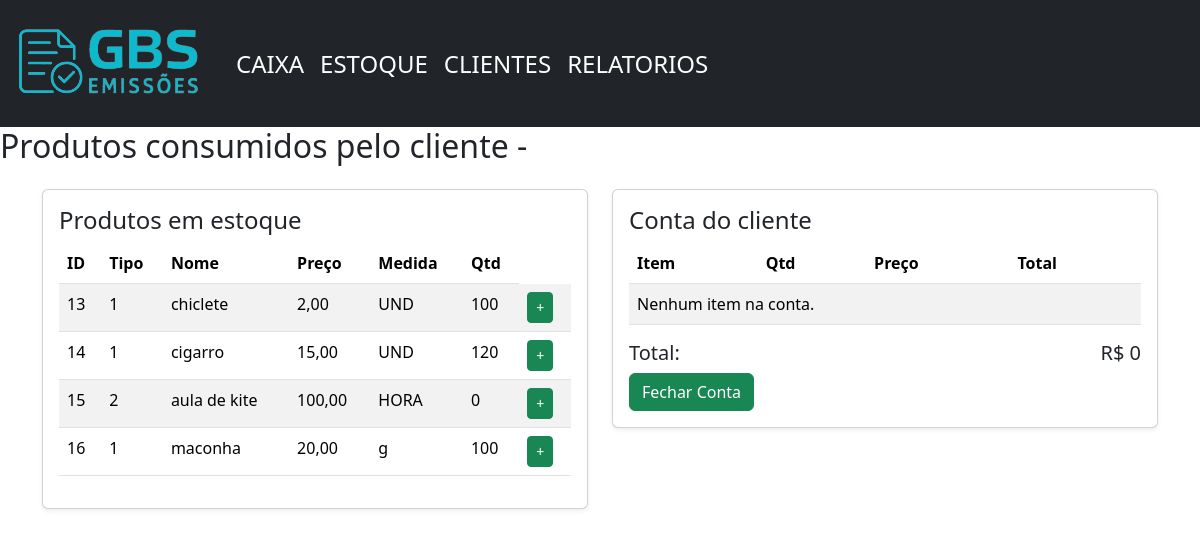
/caixa/12, run on an earlier commit of the app's database.
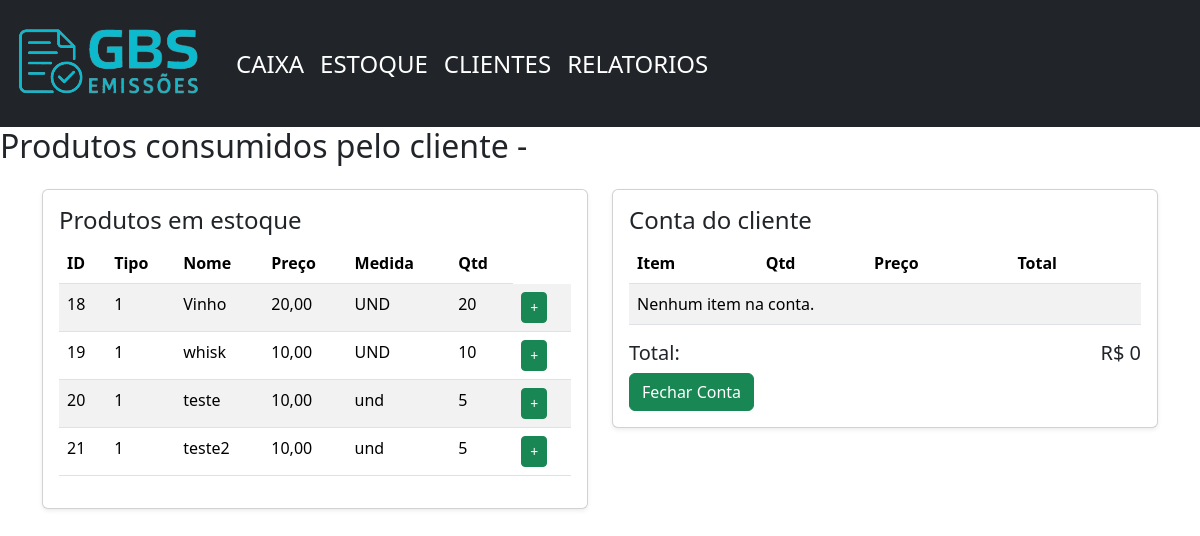
And on a later commit of the database.
### home/models.py (models this page shows)
class produtos(models.Model):
    id = models.AutoField(primary_key=True, verbose_name='ID do Produto')
    tipo = models.IntegerField(verbose_name='Tipo do Produto')
    nome = models.CharField(max_length=100, verbose_name='Nome do Produto')
    preco = models.DecimalField(max_digits=10, decimal_places=2, verbose_name='Preco')
    medida = models.CharField(max_length=5, verbose_name='Unidade de Medida')
    quantidade = models.IntegerField(verbose_name='Quantidade em Estoque')
    created_prod = models.DateTimeField(auto_now_add=True, null=True)
    update_prod = models.DateTimeField(auto_now=True)

### home/views.py (the view)
# urls.py: path('caixa/<int:id>', views.caixa_cliente, name='caixa_cliente'),
def caixa_cliente(request, id):
    todos_produtos = produtos.objects.all()
    cliente = clientes.objects.get(id_cliente=id)
    itens_cesta = (
        Cesta.objects
        .filter(cliente=cliente)
        .annotate(subtotal=ExpressionWrapper(F('quantidade') * F('preco_unit'), output_field=DecimalField()))
    )
    total_cesta = itens_cesta.aggregate(total=Sum('subtotal'))['total'] or 0
    contexto = {
        'estoque': todos_produtos,
        'cesta': itens_cesta,
        'total_cesta': total_cesta,
        'cliente_id': id
    }
    return render(request, 'visual/caixa_cliente.html', contexto)

### home/templates/visual/caixa_cliente.html (shortened to what this page needs)
{% extends 'visual/base.html' %}
{% block conteudo %}
<h2 class="mb-4">Produtos consumidos pelo cliente - {{ clientes.nome_cliente }}</h2>
<div class="container mt-4">
    <div class="row">
        <div class="col-lg-6 mb-4">
            <div class="card shadow-sm">
                <div class="card-body">
                    <h4 class="card-title">Produtos em estoque</h4>
                    <table class="table table-striped">
                        <thead>
                            <tr>
                                <th>ID</th>
                                <th>Tipo</th>
                                <th>Nome</th>
                                <th>Preço</th>
                                <th>Medida</th>
                                <th>Qtd</th>
                            </tr>
                        </thead>
                        <tbody>
                            {% for produtos in estoque %}
                            <tr>
                                <td>{{ produtos.id }}</td>
                                <td>{{ produtos.tipo }}</td>
                                <td>{{ produtos.nome }}</td>
                                <td>{{ produtos.preco }}</td>
                                <td>{{ produtos.medida }}</td>
                                <td>{{ produtos.quantidade }}</td>
                                <td>
                                    <form method="POST" action="{% url 'adicionar_item' cliente_id produtos.id %}">
                                        <button type="submit" class="btn btn-success btn-sm">+</button>
                                    </form>
                                </td>
                            </tr>
                            {% endfor %}
                        </tbody>
                    </table>
                </div>
            </div>
        </div>
        <div class="col-lg-6 mb-4">
            <div class="card shadow-sm">
                <div class="card-body">
                    <h4 class="card-title">Conta do cliente</h4>
                    <table class="table table-striped">
                        <thead>
                            <tr>
                                <th>Item</th>
                                <th>Qtd</th>
                                <th>Preço</th>
                                <th>Total</th>
                            </tr>
                        </thead>
                        <tbody>
                            {% for item in cesta %}
                            <tr>
                                <td>{{ item.produto.nome }}</td>
                                <td>{{ item.quantidade }}</td>
                                <td>R$ {{ item.preco_unit }}</td>
                                <td>R$ {{ item.subtotal }}</td>
                                <td>
                                    <form method="POST" action="{% url 'remover_item' item.id %}">
                                        {% csrf_token %}
                                        <button type="submit" class="btn btn-danger btn-sm">Remover</button>
                                    </form>
                                </td>
                            </tr>
                            {% empty %}
                            <tr>
                                <td colspan="5">Nenhum item na conta.</td>
                            </tr>
                            {% endfor %}
                        </tbody>
                    </table>
                    <div class="d-flex justify-content-between mt-3">
                        <h5>Total:</h5>
                        <h5>R$ {{ total_cesta }}</h5>
                    </div>
                    <button type="button" class="btn btn-success" data-bs-toggle="modal"
                        data-bs-target="#staticBackdrop">
                        Fechar Conta
                    </button>
                </div>
            </div>
        </div>
    </div>
</div>
{% endblock %}

What changed in the data, as far as the page shows it:
removed produtos: id "13", tipo "1", nome "chiclete", preco "2,00", medida "UND", quantidade "100"
removed produtos: id "14", tipo "1", nome "cigarro", preco "15,00", medida "UND", quantidade "120"
removed produtos: id "15", tipo "2", nome "aula de kite", preco "100,00", medida "HORA", quantidade "0"
removed produtos: id "16", tipo "1", nome "maconha", preco "20,00", medida "g", quantidade "100"
added produtos: id "18", tipo "1", nome "Vinho", preco "20,00", medida "UND", quantidade "20"
added produtos: id "19", tipo "1", nome "whisk", preco "10,00", medida "UND", quantidade "10"
added produtos: id "20", tipo "1", nome "teste", preco "10,00", medida "und", quantidade "5"
added produtos: id "21", tipo "1", nome "teste2", preco "10,00", medida "und", quantidade "5"
